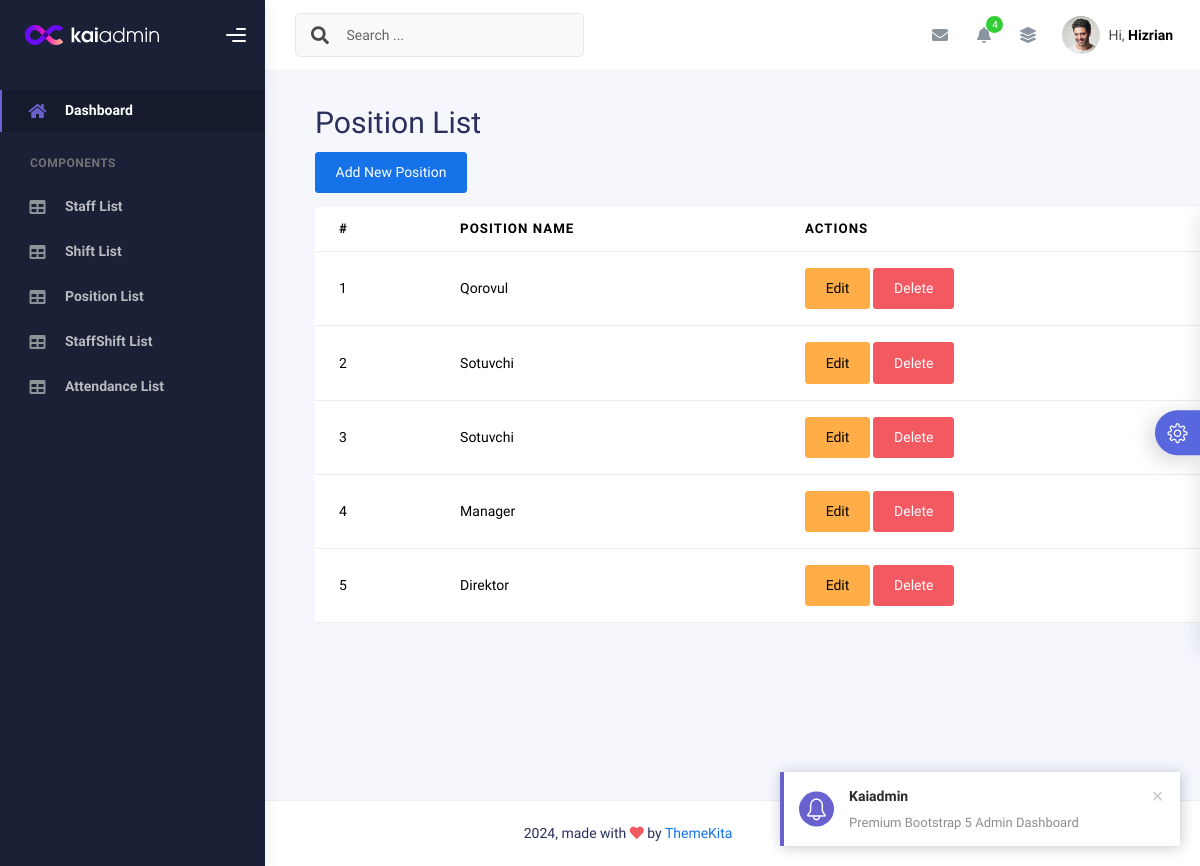
/positions/, run on the app's committed database.
### main/models.py (models this page shows, shortened)
class Position(models.Model):
    name = models.CharField(max_length=255)
    staff = models.OneToOneField(Staff, on_delete=models.CASCADE, blank=True, null=True)

### main/views.py (the view)
# urls.py: path('positions/', views.position_list, name='position_list'),
def position_list(request):
    positions = models.Position.objects.all()
    return render(request, 'crud/position/position_list.html', {'positions': positions})

### templates/crud/position/position_list.html
{% extends "base.html" %}
{% block content %}
<div style="margin-top: 100px; margin-left: 50px;">
    <h1>Position List</h1>
    <a href="{% url 'position_create' %}" class="btn btn-primary mb-3">Add New Position</a>
    <table class="table">
        <thead>
            <tr>
                <th>#</th>
                <th>Position Name</th>
                <th>Actions</th>
            </tr>
        </thead>
        <tbody>
            {% for position in positions %}
            <tr>
                <td>{{ forloop.counter }}</td>
                <td>{{ position.name }}</td>
                <td>
                    <a href="{% url 'position_edit' position.id %}" class="btn btn-warning">Edit</a>
                    <a href="{% url 'position_delete' position.id %}" class="btn btn-danger">Delete</a>
                </td>
            </tr>
            {% endfor %}
        </tbody>
    </table>
</div>
{% endblock %}

### data on the page
Position: name "Qorovul"
Position: name "Sotuvchi"
Position: name "Sotuvchi"
Position: name "Manager"
Position: name "Direktor"
